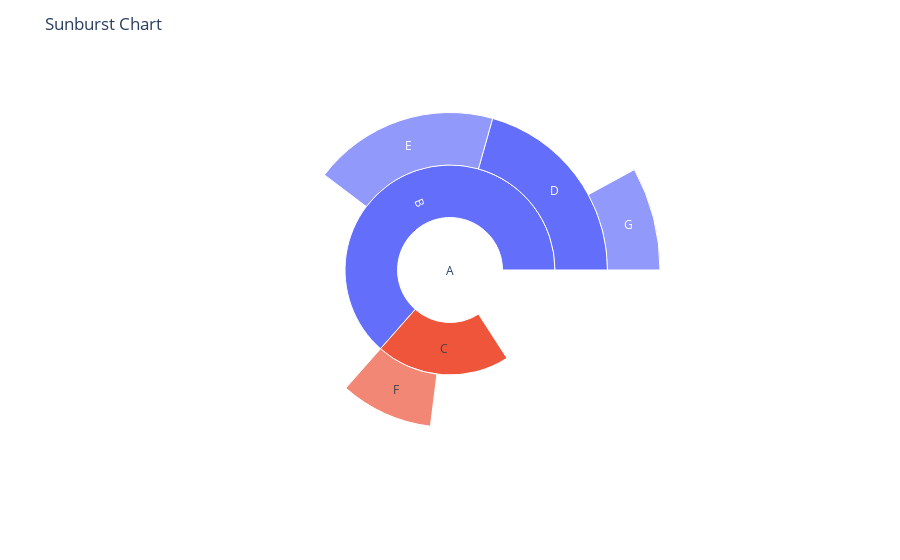

Source (notebook cell):
### Markdown cell above
## 1. Sunburst Chart

### Code cell
data = {
    'id' : list("ABCDEFG"),
    'parent': ["",'A','A','B','B','C','D'],
    'value':[10,15,7,8,12,6,5]
}

fig = px.sunburst(data, names='id', parents='parent', values='value')
fig.update_layout(title_text='Sunburst Chart')
fig.show()

### Figure 1 — Plotly figure (JSON) as saved in the notebook; plotly's stock layout.template omitted (floating-point values rounded to 4 significant figures)
{"data": [{"domain": {"x": [0, 1], "y": [0, 1]}, "hovertemplate": "id=%{label}<br>value=%{value}<br>parent=%{parent}<extra></extra>", "labels": ["A", "B", "C", "D", "E", "F", "G"], "name": "", "parents": ["", "A", "A", "B", "B", "C", "D"], "type": "sunburst", "values": [10, 15, 7, 8, 12, 6, 5]}], "layout": {"legend": {"tracegroupgap": 0}, "margin": {"t": 60}, "title": {"text": "Sunburst Chart"}}}
